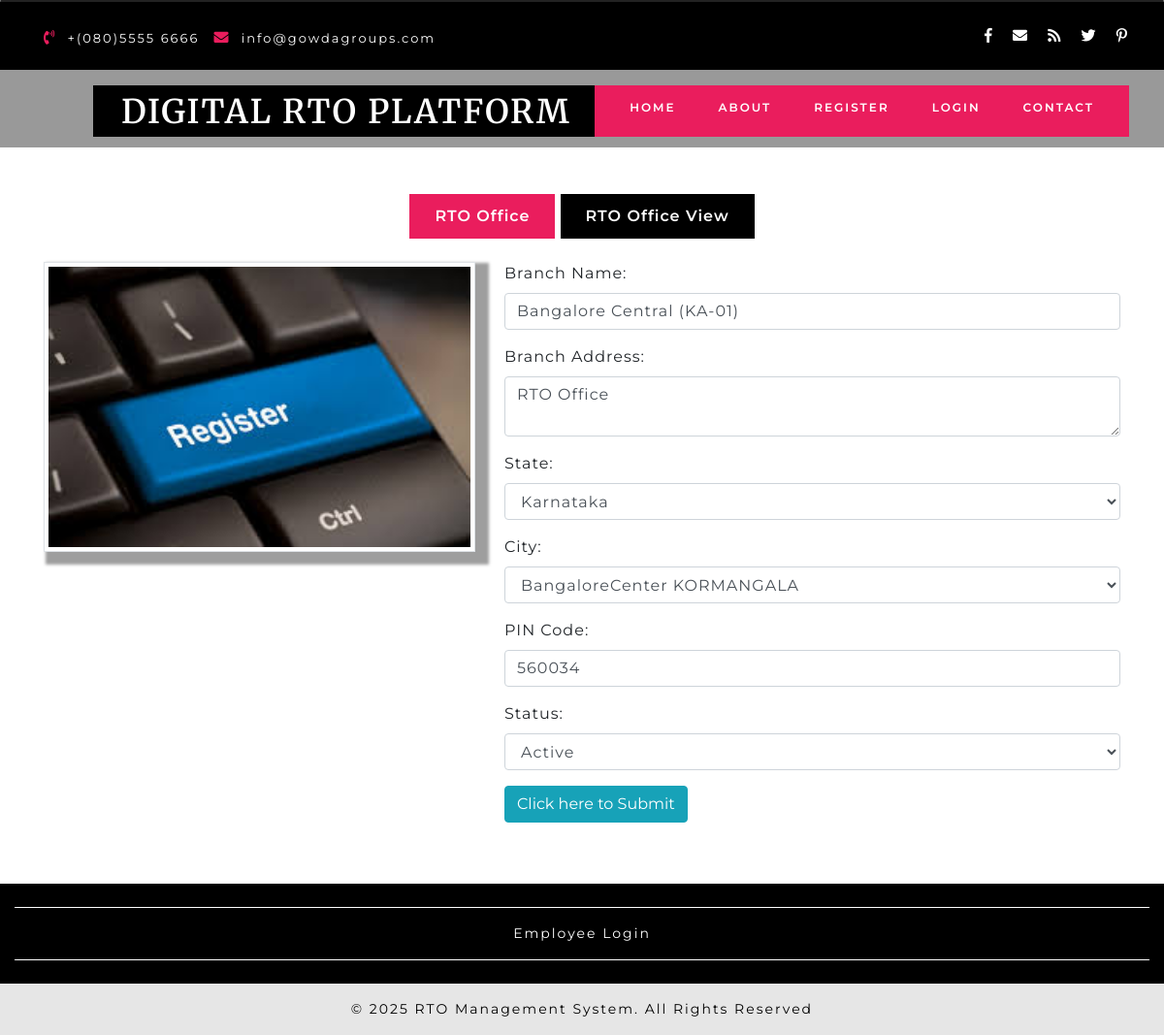
/DIGITALRTOPLATFORM/branch.php?editid=1, run on the app's committed database.
### tables this page shows
CREATE TABLE `branch` (
  `branchid` int(10) NOT NULL,
  `branchname` varchar(25) NOT NULL,
  `branchaddress` text NOT NULL,
  `cityid` int(10) NOT NULL,
  `pin` varchar(10) NOT NULL,
  `stateid` int(10) NOT NULL,
  `status` varchar(10) NOT NULL
);

### DIGITALRTOPLATFORM/branch.php (the view, shortened to what this page needs)
<?php
include("header.php");
if(isset($_GET['editid']))
{
	$sqledit ="SELECT * FROM branch WHERE branchid='$_GET[editid]'";
	$qsqledit = mysqli_query($con,$sqledit);
	$rsedit = mysqli_fetch_array($qsqledit);
}
?>
      <div class="slider">
        <div class="callbacks_container">
          <ul class="rslides" id="slider4">
            <li style="background-color:black;height:150px;">
            </li>
			</ul>
        </div>
      </div>
    </div>
	<section class="about" id="about">
      <div class="container py-lg-5 py-md-5 py-sm-4 py-3">
        <div id="horizontalTab">
          <ul class="resp-tabs-list justify-content-center">
            <li data-blast="bgColor">RTO Office  </li>
            <li data-blast="bgColor">RTO Office View</li>
          </ul>
          <div class="resp-tabs-container">
			<div class="tab1">
              <div class="row mt-lg-4 mt-3">
                <div class="col-md-5 about-txt-img">
                  <img src="images/register.jpg" class="img-thumbnail" width="100%">
                </div>
                <div class="col-md-7 latest-list">
                  <div class="about-jewel-agile-left">
                    <p>
					<form action="" method="post"  onsubmit="return validateform()">
    <div class="form-group">
      <label for="email">Branch Name:<span class="classvalidate" id="idbranchname"></span></label>
      <input type="text" class="form-control" placeholder="Enter BranchName" id="branchname" name="branchname" value="<?php echo $rsedit['branchname']; ?>">
    </div>
	<div class="form-group">
      <label for="email">Branch Address:<span class="classvalidate" id="idbranchaddress"></span></label>
	 <textarea name="branchaddress" id="branchaddress" class="form-control" placeholder="Enter Branch Address"><?php echo $rsedit['branchaddress']; ?></textarea>
    </div>
	<div class="form-group">
      <label for="email">State:<span class="classvalidate" id="idstateid"></span></label>
    <select name="stateid" id="stateid" class="form-control"  onchange="loadcity(this.value)">
		<?php
			$sqlstateid ="SELECT * FROM state WHERE status='Active'";
			$qsqlstateid = mysqli_query($con,$sqlstateid);
			while($rsstateid = mysqli_fetch_array($qsqlstateid) )
			{
				if($rsstateid['stateid'] == $rsedit['stateid'])
				{
				echo "<option value='$rsstateid[stateid]' selected>$rsstateid[state]</option>";
				}
				else
				{
				echo "<option value='$rsstateid[stateid]'>$rsstateid[state]</option>";
				}
			}
		?>
	</select>
    </div>
	<div class="form-group" id="ajaxcity">
      <label for="email">City:<span class="classvalidate" id="idcityid"></span></label>
		<select name="cityid" id="cityid" class="form-control" >
			<?php
				$sqlstateid ="SELECT * FROM city WHERE status='Active'";
				$qsqlstateid = mysqli_query($con,$sqlstateid);
				while($rsstateid = mysqli_fetch_array($qsqlstateid) )
				{
					if($rsstateid['cityid'] == $rsedit['cityid'])
					{
					echo "<option value='$rsstateid[cityid]' selected>$rsstateid[city]</option>";
					}
					else
					{
					echo "<option value='$rsstateid[cityid]'>$rsstateid[city]</option>";
					}
				}
			?>
		</select>
    </div>
    <div class="form-group">
      <label for="email">PIN Code:<span class="classvalidate" id="idpin"></span></label>
      <input type="text" class="form-control" id="pin" placeholder="Enter Pin" name="pin" value="<?php echo $rsedit['pin']; ?>">
    </div>
	<div class="form-group">
      <label for="email">Status:<span class="classvalidate" id="idstatus"></span></label>
      <select id="status" name="status" class="form-control">
		<?php
			$arr = array("Active","Inactive");
			foreach($arr as $val)
			{
				if($val == $rsedit['status'])
				{
				echo "<option value='$val' selected>$val</option>";
				}
				else
				{
				echo "<option value='$val' >$val</option>";
				}
			}
		?>
	  </select>
    </div>
    <button type="submit" name="submit" class="btn btn-info">Click here to Submit</button>
  </form>
					</p>
                  </div>
                </div>
              </div>
            </div>
			</div>
        </div>
      </div>
    </section>
<?php
include("footer.php");
?>

### DIGITALRTOPLATFORM/css/style.css (style rules this page uses)
html, body { padding: 0; margin: 0; background: #fff; letter-spacing: 1px; font-family: 'Montserrat', sans-serif; }
select,input[type="email"],input[type="text"],input[type=password], input[type="button"],input[type="submit"],textarea { font-family: 'Montserrat', sans-serif; transition:0.5s all; -webkit-transition:0.5s all; -moz-transition:0.5s all; -o-transition:0.5s all; -ms-transition:0.5s all; letter-spacing: 1px; }
p { margin: 0; padding: 0; letter-spacing: 1px; font-family: 'Montserrat', sans-serif; font-size:14px; }
ul { margin: 0; padding: 0; list-style-type: none; }
.wthree-left-right p,.about-jewel-agile-left p,.blog-txt-info p,.addres-office-hour ul li p,.footer-office-hour p,.footer-office-hour p a,.ser-inner-info p { font-size: 14px; color: #fff; line-height: 28px; }
.about-jewel-agile-left p,.blog-txt-info p,.bottom-para h6 a,.footer-office-hour p { color:#000; }
.rslides { position: relative; list-style: none; overflow: hidden; width: 100%; padding: 0; margin: 0; }
.rslides li { -webkit-backface-visibility: hidden; position: absolute; display: none; width: 100%; left: 0; top: 0; }
.rslides li:first-child { position: relative; display: block; float: left; }
.rslides { margin: 0 auto 40px; }
.callbacks_container { position: relative; float: left; width: 100%; }
.callbacks { position: relative; list-style: none; overflow: hidden; width: 100%; padding: 0; margin: 0; }
.callbacks li { position: absolute; width: 100%; left: 0; top: 0; }
.about-txt-img img { box-shadow:8px 7px 3px 6px #9e9e9e; border-radius: 0px; }
ul.resp-tabs-list { text-align: center; }
.resp-tabs-list li { font-weight: 600; font-size: 16px; display: inline-block; padding: 13px 30px; margin: 0; list-style: none; background: #000; cursor: pointer; color: #fff; }
.resp-tabs-container { padding: 0px; background-color: #fff; clear: left; }
.resp-tab-content { display: none; padding:0px 0px 15px; }
.resp-tab-active { border: 1px solid #c1c1c1; border-bottom: none; margin-bottom: -1px !important; }
.resp-tab-active { border: none; background-color: #ea1d5d !important; color: #000; }
.resp-tab-content { border:none; }
.resp-tab-content-active { display: block; }
@media (max-width:1440px) { .resp-tabs-list li { padding: 11px 26px; } }

### data on the page
branch: branchname "Bangalore Central (KA-01)", branchaddress "RTO Office", pin "560034", status "Active"

### other printed values
form field stateid "Karnataka"
form field cityid "BangaloreCenter KORMANGALA"
